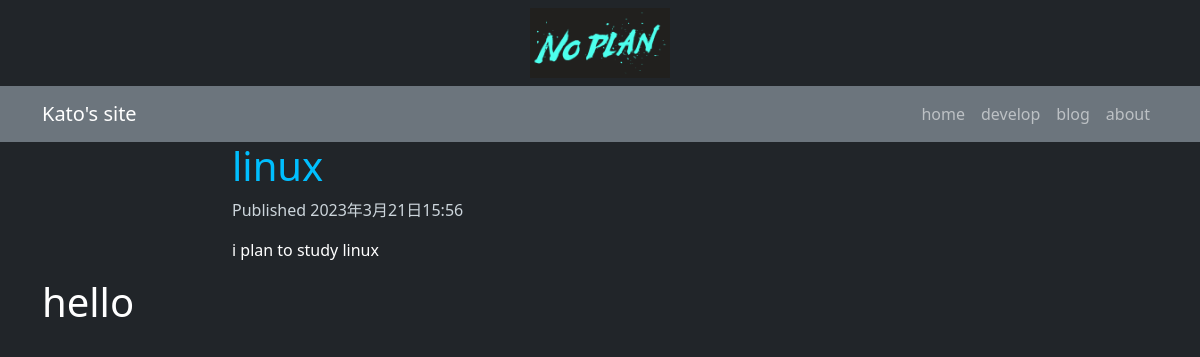
Screenshot of /blog/2023/3/21/linux/ with the database file from the repository.
### blog/models.py (models this page shows, shortened)
class Post(models.Model):
    class Status(models.TextChoices):
        DRAFT = "DF", "Draft"
        PUBLISHED = "PB", "Published"
    title = models.CharField(max_length=50)
    body = models.TextField()
    slug = models.SlugField()
    status = models.CharField(max_length=2
                                ,choices=Status.choices,
                                default=Status.DRAFT)
    publish = models.DateTimeField(default=timezone.now)
    created = models.DateTimeField(auto_now_add=True)
    update = models.DateTimeField(auto_now=True)
    objects = models.Manager()
    published = PublishedManager()
    tags = TaggableManager()
    class Meta:
        ordering = ["-publish"]
        indexes = [
            models.Index(fields=["-publish"])
        ]

### blog/views.py (the view)
def post_detail(request, year, month, day, post):
    post = get_object_or_404(models.Post,
    status=models.Post.Status.PUBLISHED,
    slug=post,
    publish__year=year,
    publish__month=month,
    publish__day=day)
    return render(request,
                    'blog/detail.html',context={
                    'post': post,
                    })

### blog/templatetags/blog_tags.py (called while the page is built)
@register.filter(name="markdown")
def markdown_format(text):
    return mark_safe(markdown.markdown(text))

### templates/blog/detail.html (shortened to what this page needs)
{% extends 'blog/base.html' %}
{% load blog_tags %}
{% block content %}
<div class="container">
  <div class="row justify-content-center">
    <div class="col-md-8" >
      <h1 style="color: #00bfff">{{ post.title }}</h1>
      <p class="date" style="color:#ccd5db">
      Published {{ post.publish }}
      </p>
      {{ post.body|markdown|truncatewords_html:30 }}
    </div>
  </div>
</div>
<div class="container d-none d-sm-block">
  <div class="row">
    <div class="col">
      <h1>hello</h1>
    </div>
  </div>
</div>
{% endblock content %}

### rows the page displays
Post: title "linux", publish "2023年3月21日15:56", body "i plan to study linux"
